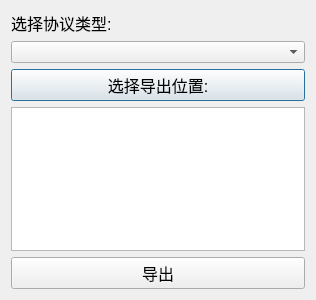
<?xml version="1.0" encoding="UTF-8"?>
<ui version="4.0">
 <class>Export</class>
 <widget class="QDialog" name="Export">
  <property name="geometry">
   <rect>
    <x>0</x>
    <y>0</y>
    <width>316</width>
    <height>300</height>
   </rect>
  </property>
  <property name="windowTitle">
   <string>Dialog</string>
  </property>
  <layout class="QVBoxLayout" name="verticalLayout">
   <item>
    <widget class="QLabel" name="label">
     <property name="font">
      <font>
       <pointsize>12</pointsize>
      </font>
     </property>
     <property name="text">
      <string>选择协议类型:</string>
     </property>
    </widget>
   </item>
   <item>
    <widget class="QComboBox" name="cbx_category"/>
   </item>
   <item>
    <widget class="QPushButton" name="pushButton">
     <property name="font">
      <font>
       <pointsize>12</pointsize>
      </font>
     </property>
     <property name="text">
      <string>选择导出位置:</string>
     </property>
    </widget>
   </item>
   <item>
    <widget class="QTextEdit" name="filePosition"/>
   </item>
   <item>
    <widget class="QPushButton" name="pushButton_2">
     <property name="font">
      <font>
       <pointsize>12</pointsize>
      </font>
     </property>
     <property name="text">
      <string>导出</string>
     </property>
    </widget>
   </item>
  </layout>
 </widget>
 <resources/>
 <connections/>
</ui>
